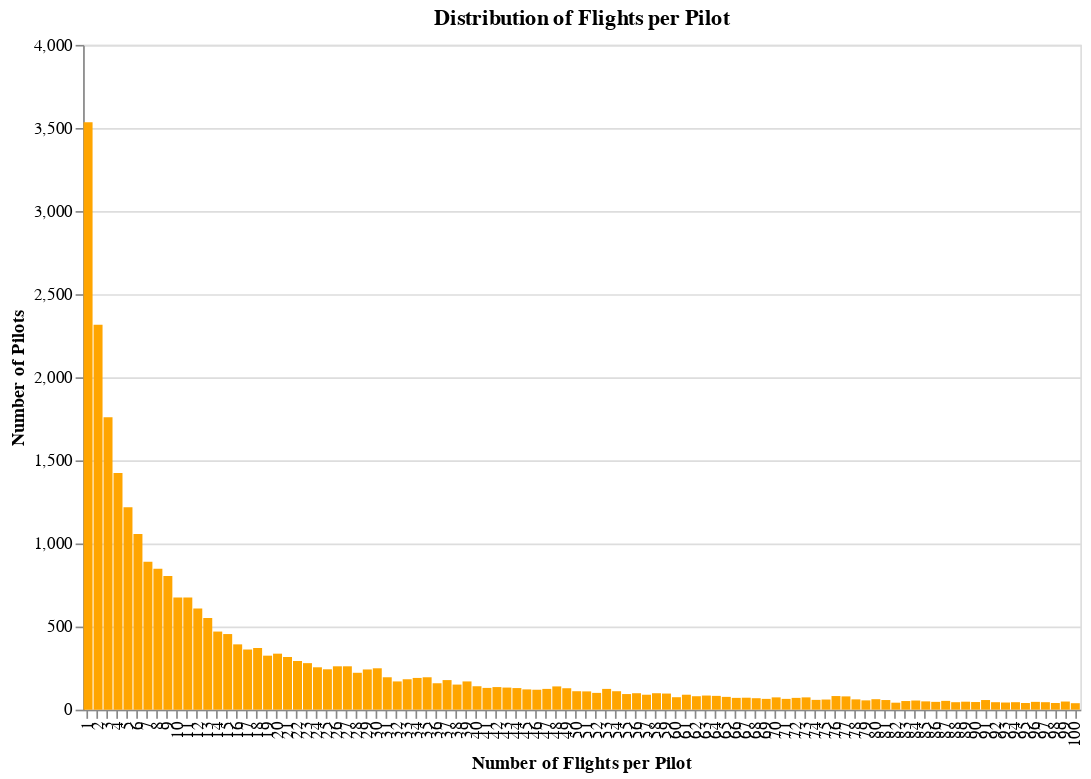

This figure's notebook cell:
### Code cell
# Compute histogram in SQL, then plot as a simple barchart for flights per pilot
query = """
SELECT
    num_flights,
    COUNT(*) AS num_pilots
FROM (
    SELECT
        pilot,
        COUNT(*) AS num_flights
    FROM glideator_mart.fact_flights
    GROUP BY pilot
) pilot_flights
GROUP BY num_flights
ORDER BY num_flights
LIMIT 100
"""
flights_histogram_df = pd.read_sql(query, engine)

flights_hist_chart = alt.Chart(flights_histogram_df).mark_bar(color='orange').encode(
    x=alt.X('num_flights:O', title='Number of Flights per Pilot'),
    y=alt.Y('num_pilots:Q', title='Number of Pilots'),
    tooltip=[alt.Tooltip('num_pilots:Q', title='Number of Pilots'), alt.Tooltip('num_flights:O', title='Flights')]
).properties(
    width=600,
    height=400,
    title='Distribution of Flights per Pilot'
)
flights_hist_chart.show()

### Figure 1 — Vega-Lite specification as saved in the notebook (floating-point values rounded to 4 significant figures)
{"$schema": "https://vega.github.io/schema/vega-lite/v5.17.0.json", "config": {"view": {"continuousHeight": 300, "continuousWidth": 300}}, "data": {"name": "data-342fb05b089c829d8c0030fad01eee82"}, "datasets": {"data-342fb05b089c829d8c0030fad01eee82": [{"num_flights": 1, "num_pilots": 3534}, {"num_flights": 2, "num_pilots": 2316}, {"num_flights": 3, "num_pilots": 1759}, {"num_flights": 4, "num_pilots": 1424}, {"num_flights": 5, "num_pilots": 1218}, {"num_flights": 6, "num_pilots": 1057}, {"num_flights": 7, "num_pilots": 890}, {"num_flights": 8, "num_pilots": 848}, {"num_flights": 9, "num_pilots": 804}, {"num_flights": 10, "num_pilots": 675}, {"num_flights": 11, "num_pilots": 675}, {"num_flights": 12, "num_pilots": 608}, {"num_flights": 13, "num_pilots": 551}, {"num_flights": 14, "num_pilots": 470}, {"num_flights": 15, "num_pilots": 455}, {"num_flights": 16, "num_pilots": 393}, {"num_flights": 17, "num_pilots": 362}, {"num_flights": 18, "num_pilots": 371}, {"num_flights": 19, "num_pilots": 325}, {"num_flights": 20, "num_pilots": 337}, {"num_flights": 21, "num_pilots": 317}, {"num_flights": 22, "num_pilots": 293}, {"num_flights": 23, "num_pilots": 280}, {"num_flights": 24, "num_pilots": 255}, {"num_flights": 25, "num_pilots": 243}, {"num_flights": 26, "num_pilots": 261}, {"num_flights": 27, "num_pilots": 261}, {"num_flights": 28, "num_pilots": 222}, {"num_flights": 29, "num_pilots": 242}, {"num_flights": 30, "num_pilots": 249}, {"num_flights": 31, "num_pilots": 195}, {"num_flights": 32, "num_pilots": 170}, {"num_flights": 33, "num_pilots": 183}, {"num_flights": 34, "num_pilots": 191}, {"num_flights": 35, "num_pilots": 195}, {"num_flights": 36, "num_pilots": 159}, {"num_flights": 37, "num_pilots": 178}, {"num_flights": 38, "num_pilots": 151}, {"num_flights": 39, "num_pilots": 170}, {"num_flights": 40, "num_pilots": 141}, {"num_flights": 41, "num_pilots": 131}, {"num_flights": 42, "num_pilots": 136}, {"num_flights": 43, "num_pilots": 133}, {"num_flights": 44, "num_pilots": 130}, {"num_flights": 45, "num_pilots": 122}, {"num_flights": 46, "num_pilots": 120}, {"num_flights": 47, "num_pilots": 125}, {"num_flights": 48, "num_pilots": 140}, {"num_flights": 49, "num_pilots": 129}, {"num_flights": 50, "num_pilots": 111}, {"num_flights": 51, "num_pilots": 110}, {"num_flights": 52, "num_pilots": 101}, {"num_flights": 53, "num_pilots": 125}, {"num_flights": 54, "num_pilots": 111}, {"num_flights": 55, "num_pilots": 94}, {"num_flights": 56, "num_pilots": 99}, {"num_flights": 57, "num_pilots": 90}, {"num_flights": 58, "num_pilots": 99}, {"num_flights": 59, "num_pilots": 97}, {"num_flights": 60, "num_pilots": 75}, {"num_flights": 61, "num_pilots": 90}, {"num_flights": 62, "num_pilots": 81}, {"num_flights": 63, "num_pilots": 85}, {"num_flights": 64, "num_pilots": 83}, {"num_flights": 65, "num_pilots": 77}, {"num_flights": 66, "num_pilots": 71}, {"num_flights": 67, "num_pilots": 72}, {"num_flights": 68, "num_pilots": 69}, {"num_flights": 69, "num_pilots": 65}, {"num_flights": 70, "num_pilots": 74}, {"num_flights": 71, "num_pilots": 65}, {"num_flights": 72, "num_pilots": 71}, {"num_flights": 73, "num_pilots": 74}, {"num_flights": 74, "num_pilots": 59}, {"num_flights": 75, "num_pilots": 61}, {"num_flights": 76, "num_pilots": 82}, {"num_flights": 77, "num_pilots": 80}, {"num_flights": 78, "num_pilots": 62}, {"num_flights": 79, "num_pilots": 56}, {"num_flights": 80, "num_pilots": 63}, {"num_flights": 81, "num_pilots": 58}, {"num_flights": 82, "num_pilots": 42}, {"num_flights": 83, "num_pilots": 52}, {"num_flights": 84, "num_pilots": 55}, {"num_flights": 85, "num_pilots": 50}, {"num_flights": 86, "num_pilots": 47}, {"num_flights": 87, "num_pilots": 53}, {"num_flights": 88, "num_pilots": 45}, {"num_flights": 89, "num_pilots": 48}, {"num_flights": 90, "num_pilots": 46}, {"num_flights": 91, "num_pilots": 58}, {"num_flights": 92, "num_pilots": 45}, {"num_flights": 93, "num_pilots": 43}, {"num_flights": 94, "num_pilots": 45}, {"num_flights": 95, "num_pilots": 40}, {"num_flights": 96, "num_pilots": 47}, {"num_flights": 97, "num_pilots": 45}, {"num_flights": 98, "num_pilots": 40}, {"num_flights": 99, "num_pilots": 49}, {"num_flights": 100, "num_pilots": 39}]}, "encoding": {"tooltip": [{"field": "num_pilots", "title": "Number of Pilots", "type": "quantitative"}, {"field": "num_flights", "title": "Flights", "type": "ordinal"}], "x": {"field": "num_flights", "title": "Number of Flights per Pilot", "type": "ordinal"}, "y": {"field": "num_pilots", "title": "Number of Pilots", "type": "quantitative"}}, "height": 400, "mark": {"color": "orange", "type": "bar"}, "title": "Distribution of Flights per Pilot", "width": 600}
